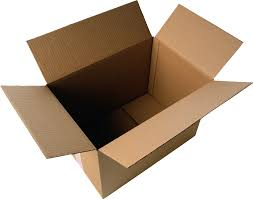
#> input picture Vision Artificial/Material Didactico/MaterialDocente/CODIGO/PECs_anteriores/imagenes/box.jpg, 253 x 199 px
$ python cornerDetectors.py   (older library calls are emulated)
#> lines starting #> are read from the running program, lines starting #| are printed output that depends on the picture
#!/usr/bin/env python3
# -*- coding: utf-8 -*-

import cv2
import numpy as np
import copy
from matplotlib import pyplot as plt


img = cv2.imread('imagenes/box.jpg',0)
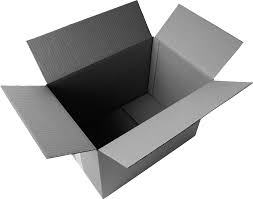
#> img: shape (199, 253); min 0, max 255, mean 170.2


# Initiate FAST object with default values
#fast = cv2.FastFeatureDetector()
fast = cv2.FastFeatureDetector_create(threshold=100)


# find and draw the keypoints
kp = fast.detect(img, None)
#> kp = 6 keypoints; (x, y, size): (27, 41, 7), (241, 41, 7), (45, 83, 7), (47, 158, 7), (179, 5, 7), (194, 135, 7)
img2 = cv2.drawKeypoints(img, kp, None, color=(255,0,0))

# Print all default params
print ("Threshold: ", fast.getThreshold())
print ("nonmaxSuppression: ", fast.getNonmaxSuppression())
print ("neighborhood: ", fast.getType())
print ("Total Keypoints with nonmaxSuppression: ", len(kp))
#| Total Keypoints with nonmaxSuppression:  6


cv2.imwrite('fast_true.png',img2)

# Disable nonmaxSuppression
fast.setNonmaxSuppression(0)
kp = fast.detect(img,None)
#> kp = 12 keypoints; strongest (x, y, size): (179, 5, 7), (27, 41, 7), (241, 41, 7), (27, 42, 7)

print ("Total Keypoints without nonmaxSuppression: ", len(kp))
#| Total Keypoints without nonmaxSuppression:  12

img3 = cv2.drawKeypoints(img, kp, None, color=(255,0,0))

cv2.imshow('fast_false.png',img3)
cv2.waitKey(0)

cv2.destroyAllWindows()
print ("---- fin -----")


'''


img = cv2.imread('lena.png')
img_orig = copy.copy(img)
gray = cv2.cvtColor(img,cv2.COLOR_BGR2GRAY)

#must give a float32 data type input
gray = np.float32(gray)
dst = cv2.cornerHarris(gray,2,3,0.04)

#result is dilated for marking the corners, not important
dst = cv2.dilate(dst,None)

# Threshold for an optimal value, it may vary depending on the image.
img[dst>0.001*dst.max()]=[0,0,255]

cv2.imshow('Original',img_orig)
cv2.imshow('Harris Corner Detector',img)
if cv2.waitKey(0) & 0xff == 27:
    cv2.destroyAllWindows()


    img = cv2.imread('box.jpg')
img_orig = copy.copy(img)
grayimg = cv2.cvtColor(img,cv2.COLOR_BGR2GRAY)

corners = cv2.goodFeaturesToTrack(grayimg,10,0.05,25)
corners = np.float32(corners)

for item in corners:
    x,y = item[0]
    cv2.circle(img,(x,y),5,255,-1)

cv2.imshow("Original",img_orig)
cv2.imshow("Top 10 corners",img)
if cv2.waitKey(0) & 0xff == 27:
    cv2.destroyAllWindows()


'''

$ run again, with Vision Artificial/Material Didactico/MaterialDocente/CODIGO/PECs_anteriores/imagenes/catedral.jpg copied over Vision Artificial/Material Didactico/MaterialDocente/CODIGO/PECs_anteriores/imagenes/box.jpg
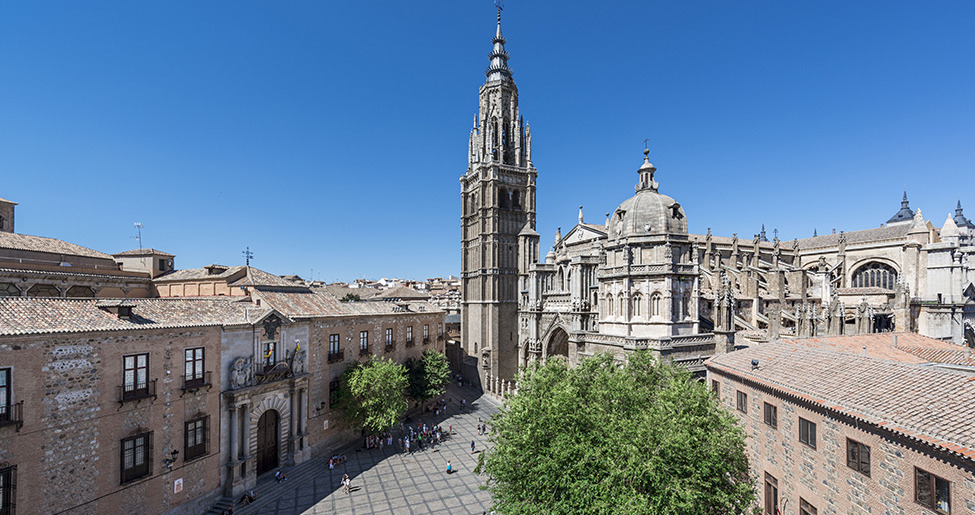
#> input picture Vision Artificial/Material Didactico/MaterialDocente/CODIGO/PECs_anteriores/imagenes/catedral.jpg, 975 x 515 px
#> `img = cv2.imread('imagenes/box.jpg',0)`:
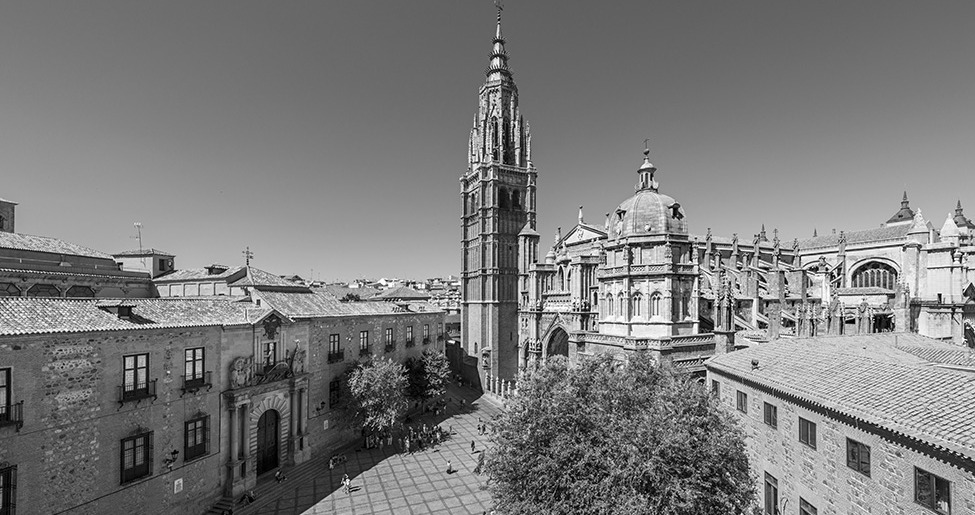
#> img: shape (515, 975); min 0, max 255, mean 123.4
#> `kp = fast.detect(img, None)`: kp = 919 keypoints; strongest (x, y, size): (971, 283, 7), (452, 342, 7), (587, 307, 7), (663, 280, 7)
#| Total Keypoints with nonmaxSuppression:  919
#> `kp = fast.detect(img,None)`: kp = 1554 keypoints; strongest (x, y, size): (498, 17, 7), (497, 37, 7), (497, 43, 7), (498, 43, 7)
#| Total Keypoints without nonmaxSuppression:  1554
#> `img3 = cv2.drawKeypoints(img, kp, None, color=(255,0,0))`:
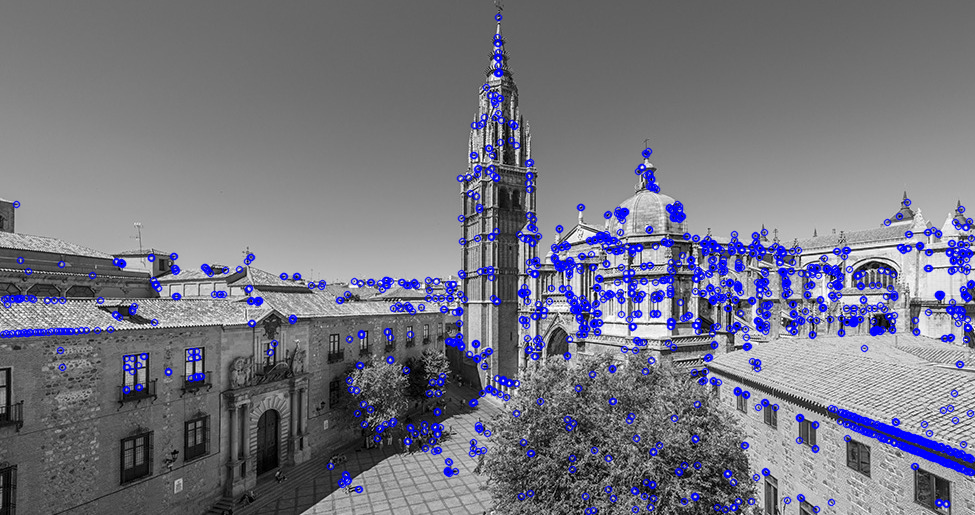
#> img3: shape (515, 975, 3); mean of channels 0, 1, 2 129.3, 117.2, 117.2; drawn as B, G, R

$ run again, with Vision Artificial/Material Didactico/MaterialDocente/CODIGO/PECs_anteriores/imagenes/chess.png saved as Vision Artificial/Material Didactico/MaterialDocente/CODIGO/PECs_anteriores/imagenes/box.jpg
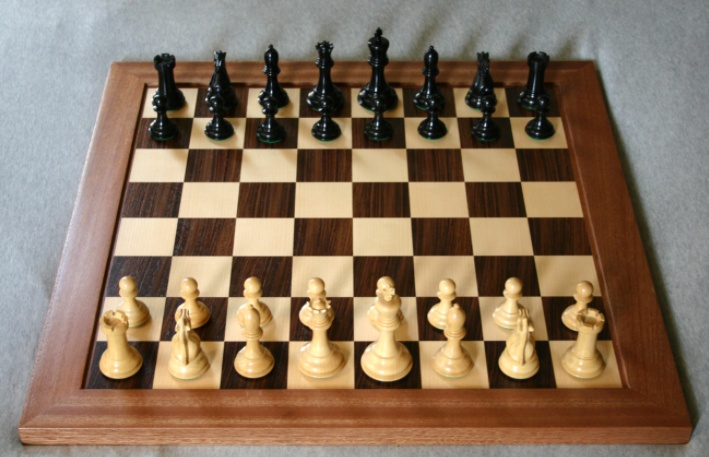
#> input picture Vision Artificial/Material Didactico/MaterialDocente/CODIGO/PECs_anteriores/imagenes/chess.png, 709 x 457 px
#> `img = cv2.imread('imagenes/box.jpg',0)`:
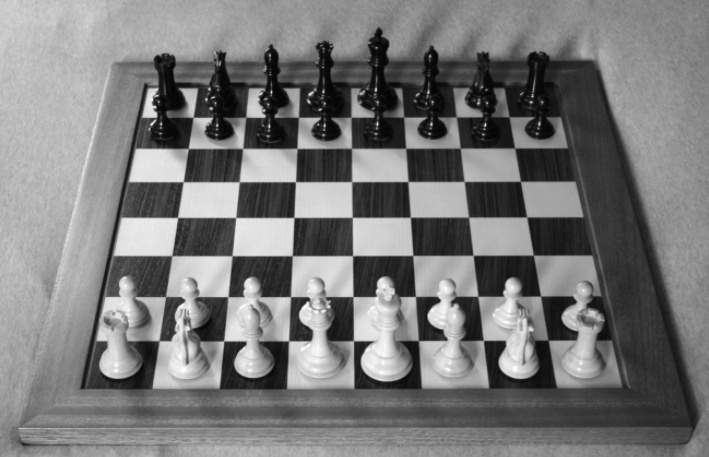
#> img: shape (457, 709); min 1, max 255, mean 120.8
#> `kp = fast.detect(img, None)`: kp = 98 keypoints; strongest (x, y, size): (532, 96, 7), (155, 106, 7), (320, 109, 7), (309, 94, 7)
#| Total Keypoints with nonmaxSuppression:  98
#> `kp = fast.detect(img,None)`: kp = 196 keypoints; strongest (x, y, size): (271, 45, 7), (376, 47, 7), (224, 53, 7), (225, 53, 7)
#| Total Keypoints without nonmaxSuppression:  196
